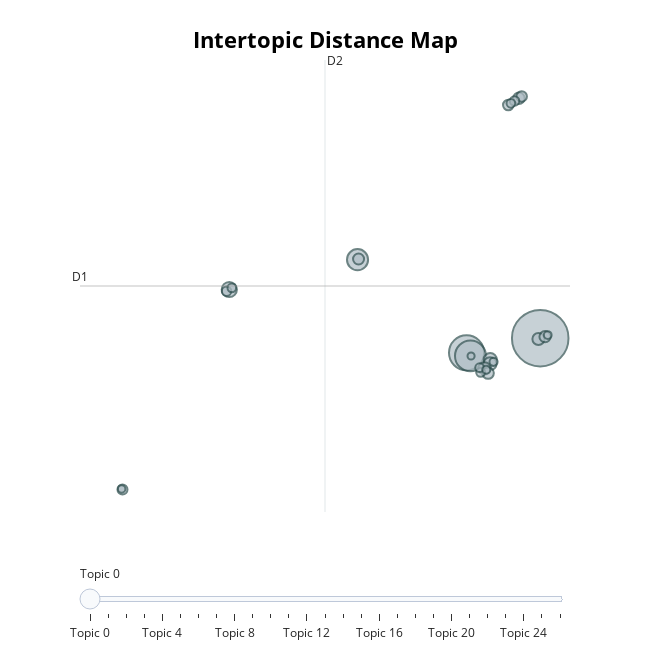

This figure's notebook cell:
### Code cell
topic_model.visualize_topics()

### Figure 1 — Plotly figure (JSON) as saved in the notebook; plotly's stock layout.template omitted (floating-point values rounded to 4 significant figures)
{"data": [{"customdata": [[0, "and | to | the | of | in", 633], [1, "de | dados | em | para | com", 244], [2, "de | em | para | da | com", 189], [3, "de | em | desenvolvimento | com | para", 88], [4, "de | com | para | em | que", 46], [5, "marketing | de | em | para | com", 34], [6, "de | que | em | com | accenture", 34], [7, "de | para | com | em | que", 31], [8, "sports | statistician | you | football | game", 29], [9, "de | que | em | para | suporte", 26], [10, "de | crdito | para | com | em", 26], [11, "agoda | marketing | data | and | from", 25], [12, "java | de | em | para | com", 24], [13, "de | em | para | com | cloud", 22], [14, "de | com | da | em | para", 22], [15, "de | em | com | da | para", 20], [16, "de | com | que | deloitte | profissionais", 18], [17, "de | com | que | em | para", 18], [18, "de | pagamento | em | com | do", 16], [19, "de | que | digital | em | com", 15], [20, "de | em | dados | que | com", 15], [21, "de | em | siemens | para | se", 15], [22, "que | de | nossa | por | nos", 13], [23, "accenture | pessoa | desenvolvedora | espera | com", 13], [24, "agoda | marketing | and | data | on", 12], [25, "de | em | bunge | syngenta | sementes", 11], [26, "de | integral | perodo | analista | ti", 10]], "hovertemplate": "<b>Topic %{customdata[0]}</b><br>%{customdata[1]}<br>Size: %{customdata[2]}", "legendgroup": "", "marker": {"color": "#B0BEC5", "line": {"color": "DarkSlateGrey", "width": 2}, "size": [633, 244, 189, 88, 46, 34, 34, 31, 29, 26, 26, 25, 24, 22, 22, 20, 18, 18, 16, 15, 15, 15, 13, 13, 12, 11, 10], "sizemode": "area", "sizeref": 0.3956, "symbol": "circle"}, "mode": "markers", "name": "", "orientation": "v", "showlegend": false, "type": "scatter", "x": [10.63, 5.073, 5.368, -3.153, -12.83, 6.859, 6.842, 6.431, 10.5, 6.7, 9.024, 11.0, -3.076, 8.224, 9.232, -20.89, -13.04, 8.696, 6.139, 8.419, -12.64, 6.056, 6.559, 7.111, 11.2, -20.95, 5.414], "xaxis": "x", "y": [0.1081, -1.591, -1.951, 9.224, 5.759, -2.39, -2.864, -3.403, 0.006138, -3.951, 27.98, 0.2832, 9.301, 27.19, 28.19, -17.46, 5.554, 27.65, -3.857, 27.38, 5.95, -3.322, -3.56, -2.642, 0.4674, -17.4, -1.961], "yaxis": "y"}], "layout": {"annotations": [{"showarrow": false, "text": "D1", "x": -24.1, "y": 6.166, "yshift": 10}, {"showarrow": false, "text": "D2", "x": -5.608, "xshift": 10, "y": 32.41}], "height": 650, "hoverlabel": {"bgcolor": "white", "font": {"family": "Rockwell", "size": 16}}, "legend": {"itemsizing": "constant", "tracegroupgap": 0}, "margin": {"t": 60}, "shapes": [{"line": {"color": "#CFD8DC", "width": 2}, "type": "line", "x0": -5.608, "x1": -5.608, "y0": -20.08, "y1": 32.41}, {"line": {"color": "#9E9E9E", "width": 2}, "type": "line", "x0": -24.1, "x1": 12.88, "y0": 6.166, "y1": 6.166}], "sliders": [{"active": 0, "pad": {"t": 50}, "steps": [{"args": [{"marker.color": [["red", "#B0BEC5", "#B0BEC5", "#B0BEC5", "#B0BEC5", "#B0BEC5", "#B0BEC5", "#B0BEC5", "#B0BEC5", "#B0BEC5", "#B0BEC5", "#B0BEC5", "#B0BEC5", "#B0BEC5", "#B0BEC5", "#B0BEC5", "#B0BEC5", "#B0BEC5", "#B0BEC5", "#B0BEC5", "#B0BEC5", "#B0BEC5", "#B0BEC5", "#B0BEC5", "#B0BEC5", "#B0BEC5", "#B0BEC5"]]}], "label": "Topic 0", "method": "update"}, {"args": [{"marker.color": [["#B0BEC5", "red", "#B0BEC5", "#B0BEC5", "#B0BEC5", "#B0BEC5", "#B0BEC5", "#B0BEC5", "#B0BEC5", "#B0BEC5", "#B0BEC5", "#B0BEC5", "#B0BEC5", "#B0BEC5", "#B0BEC5", "#B0BEC5", "#B0BEC5", "#B0BEC5", "#B0BEC5", "#B0BEC5", "#B0BEC5", "#B0BEC5", "#B0BEC5", "#B0BEC5", "#B0BEC5", "#B0BEC5", "#B0BEC5"]]}], "label": "Topic 1", "method": "update"}, {"args": [{"marker.color": [["#B0BEC5", "#B0BEC5", "red", "#B0BEC5", "#B0BEC5", "#B0BEC5", "#B0BEC5", "#B0BEC5", "#B0BEC5", "#B0BEC5", "#B0BEC5", "#B0BEC5", "#B0BEC5", "#B0BEC5", "#B0BEC5", "#B0BEC5", "#B0BEC5", "#B0BEC5", "#B0BEC5", "#B0BEC5", "#B0BEC5", "#B0BEC5", "#B0BEC5", "#B0BEC5", "#B0BEC5", "#B0BEC5", "#B0BEC5"]]}], "label": "Topic 2", "method": "update"}, {"args": [{"marker.color": [["#B0BEC5", "#B0BEC5", "#B0BEC5", "red", "#B0BEC5", "#B0BEC5", "#B0BEC5", "#B0BEC5", "#B0BEC5", "#B0BEC5", "#B0BEC5", "#B0BEC5", "#B0BEC5", "#B0BEC5", "#B0BEC5", "#B0BEC5", "#B0BEC5", "#B0BEC5", "#B0BEC5", "#B0BEC5", "#B0BEC5", "#B0BEC5", "#B0BEC5", "#B0BEC5", "#B0BEC5", "#B0BEC5", "#B0BEC5"]]}], "label": "Topic 3", "method": "update"}, {"args": [{"marker.color": [["#B0BEC5", "#B0BEC5", "#B0BEC5", "#B0BEC5", "red", "#B0BEC5", "#B0BEC5", "#B0BEC5", "#B0BEC5", "#B0BEC5", "#B0BEC5", "#B0BEC5", "#B0BEC5", "#B0BEC5", "#B0BEC5", "#B0BEC5", "#B0BEC5", "#B0BEC5", "#B0BEC5", "#B0BEC5", "#B0BEC5", "#B0BEC5", "#B0BEC5", "#B0BEC5", "#B0BEC5", "#B0BEC5", "#B0BEC5"]]}], "label": "Topic 4", "method": "update"}, {"args": [{"marker.color": [["#B0BEC5", "#B0BEC5", "#B0BEC5", "#B0BEC5", "#B0BEC5", "red", "#B0BEC5", "#B0BEC5", "#B0BEC5", "#B0BEC5", "#B0BEC5", "#B0BEC5", "#B0BEC5", "#B0BEC5", "#B0BEC5", "#B0BEC5", "#B0BEC5", "#B0BEC5", "#B0BEC5", "#B0BEC5", "#B0BEC5", "#B0BEC5", "#B0BEC5", "#B0BEC5", "#B0BEC5", "#B0BEC5", "#B0BEC5"]]}], "label": "Topic 5", "method": "update"}, {"args": [{"marker.color": [["#B0BEC5", "#B0BEC5", "#B0BEC5", "#B0BEC5", "#B0BEC5", "#B0BEC5", "red", "#B0BEC5", "#B0BEC5", "#B0BEC5", "#B0BEC5", "#B0BEC5", "#B0BEC5", "#B0BEC5", "#B0BEC5", "#B0BEC5", "#B0BEC5", "#B0BEC5", "#B0BEC5", "#B0BEC5", "#B0BEC5", "#B0BEC5", "#B0BEC5", "#B0BEC5", "#B0BEC5", "#B0BEC5", "#B0BEC5"]]}], "label": "Topic 6", "method": "update"}, {"args": [{"marker.color": [["#B0BEC5", "#B0BEC5", "#B0BEC5", "#B0BEC5", "#B0BEC5", "#B0BEC5", "#B0BEC5", "red", "#B0BEC5", "#B0BEC5", "#B0BEC5", "#B0BEC5", "#B0BEC5", "#B0BEC5", "#B0BEC5", "#B0BEC5", "#B0BEC5", "#B0BEC5", "#B0BEC5", "#B0BEC5", "#B0BEC5", "#B0BEC5", "#B0BEC5", "#B0BEC5", "#B0BEC5", "#B0BEC5", "#B0BEC5"]]}], "label": "Topic 7", "method": "update"}, {"args": [{"marker.color": [["#B0BEC5", "#B0BEC5", "#B0BEC5", "#B0BEC5", "#B0BEC5", "#B0BEC5", "#B0BEC5", "#B0BEC5", "red", "#B0BEC5", "#B0BEC5", "#B0BEC5", "#B0BEC5", "#B0BEC5", "#B0BEC5", "#B0BEC5", "#B0BEC5", "#B0BEC5", "#B0BEC5", "#B0BEC5", "#B0BEC5", "#B0BEC5", "#B0BEC5", "#B0BEC5", "#B0BEC5", "#B0BEC5", "#B0BEC5"]]}], "label": "Topic 8", "method": "update"}, {"args": [{"marker.color": [["#B0BEC5", "#B0BEC5", "#B0BEC5", "#B0BEC5", "#B0BEC5", "#B0BEC5", "#B0BEC5", "#B0BEC5", "#B0BEC5", "red", "#B0BEC5", "#B0BEC5", "#B0BEC5", "#B0BEC5", "#B0BEC5", "#B0BEC5", "#B0BEC5", "#B0BEC5", "#B0BEC5", "#B0BEC5", "#B0BEC5", "#B0BEC5", "#B0BEC5", "#B0BEC5", "#B0BEC5", "#B0BEC5", "#B0BEC5"]]}], "label": "Topic 9", "method": "update"}, {"args": [{"marker.color": [["#B0BEC5", "#B0BEC5", "#B0BEC5", "#B0BEC5", "#B0BEC5", "#B0BEC5", "#B0BEC5", "#B0BEC5", "#B0BEC5", "#B0BEC5", "red", "#B0BEC5", "#B0BEC5", "#B0BEC5", "#B0BEC5", "#B0BEC5", "#B0BEC5", "#B0BEC5", "#B0BEC5", "#B0BEC5", "#B0BEC5", "#B0BEC5", "#B0BEC5", "#B0BEC5", "#B0BEC5", "#B0BEC5", "#B0BEC5"]]}], "label": "Topic 10", "method": "update"}, {"args": [{"marker.color": [["#B0BEC5", "#B0BEC5", "#B0BEC5", "#B0BEC5", "#B0BEC5", "#B0BEC5", "#B0BEC5", "#B0BEC5", "#B0BEC5", "#B0BEC5", "#B0BEC5", "red", "#B0BEC5", "#B0BEC5", "#B0BEC5", "#B0BEC5", "#B0BEC5", "#B0BEC5", "#B0BEC5", "#B0BEC5", "#B0BEC5", "#B0BEC5", "#B0BEC5", "#B0BEC5", "#B0BEC5", "#B0BEC5", "#B0BEC5"]]}], "label": "Topic 11", "method": "update"}, {"args": [{"marker.color": [["#B0BEC5", "#B0BEC5", "#B0BEC5", "#B0BEC5", "#B0BEC5", "#B0BEC5", "#B0BEC5", "#B0BEC5", "#B0BEC5", "#B0BEC5", "#B0BEC5", "#B0BEC5", "red", "#B0BEC5", "#B0BEC5", "#B0BEC5", "#B0BEC5", "#B0BEC5", "#B0BEC5", "#B0BEC5", "#B0BEC5", "#B0BEC5", "#B0BEC5", "#B0BEC5", "#B0BEC5", "#B0BEC5", "#B0BEC5"]]}], "label": "Topic 12", "method": "update"}, {"args": [{"marker.color": [["#B0BEC5", "#B0BEC5", "#B0BEC5", "#B0BEC5", "#B0BEC5", "#B0BEC5", "#B0BEC5", "#B0BEC5", "#B0BEC5", "#B0BEC5", "#B0BEC5", "#B0BEC5", "#B0BEC5", "red", "#B0BEC5", "#B0BEC5", "#B0BEC5", "#B0BEC5", "#B0BEC5", "#B0BEC5", "#B0BEC5", "#B0BEC5", "#B0BEC5", "#B0BEC5", "#B0BEC5", "#B0BEC5", "#B0BEC5"]]}], "label": "Topic 13", "method": "update"}, {"args": [{"marker.color": [["#B0BEC5", "#B0BEC5", "#B0BEC5", "#B0BEC5", "#B0BEC5", "#B0BEC5", "#B0BEC5", "#B0BEC5", "#B0BEC5", "#B0BEC5", "#B0BEC5", "#B0BEC5", "#B0BEC5", "#B0BEC5", "red", "#B0BEC5", "#B0BEC5", "#B0BEC5", "#B0BEC5", "#B0BEC5", "#B0BEC5", "#B0BEC5", "#B0BEC5", "#B0BEC5", "#B0BEC5", "#B0BEC5", "#B0BEC5"]]}], "label": "Topic 14", "method": "update"}, {"args": [{"marker.color": [["#B0BEC5", "#B0BEC5", "#B0BEC5", "#B0BEC5", "#B0BEC5", "#B0BEC5", "#B0BEC5", "#B0BEC5", "#B0BEC5", "#B0BEC5", "#B0BEC5", "#B0BEC5", "#B0BEC5", "#B0BEC5", "#B0BEC5", "red", "#B0BEC5", "#B0BEC5", "#B0BEC5", "#B0BEC5", "#B0BEC5", "#B0BEC5", "#B0BEC5", "#B0BEC5", "#B0BEC5", "#B0BEC5", "#B0BEC5"]]}], "label": "Topic 15", "method": "update"}, {"args": [{"marker.color": [["#B0BEC5", "#B0BEC5", "#B0BEC5", "#B0BEC5", "#B0BEC5", "#B0BEC5", "#B0BEC5", "#B0BEC5", "#B0BEC5", "#B0BEC5", "#B0BEC5", "#B0BEC5", "#B0BEC5", "#B0BEC5", "#B0BEC5", "#B0BEC5", "red", "#B0BEC5", "#B0BEC5", "#B0BEC5", "#B0BEC5", "#B0BEC5", "#B0BEC5", "#B0BEC5", "#B0BEC5", "#B0BEC5", "#B0BEC5"]]}], "label": "Topic 16", "method": "update"}, {"args": [{"marker.color": [["#B0BEC5", "#B0BEC5", "#B0BEC5", "#B0BEC5", "#B0BEC5", "#B0BEC5", "#B0BEC5", "#B0BEC5", "#B0BEC5", "#B0BEC5", "#B0BEC5", "#B0BEC5", "#B0BEC5", "#B0BEC5", "#B0BEC5", "#B0BEC5", "#B0BEC5", "red", "#B0BEC5", "#B0BEC5", "#B0BEC5", "#B0BEC5", "#B0BEC5", "#B0BEC5", "#B0BEC5", "#B0BEC5", "#B0BEC5"]]}], "label": "Topic 17", "method": "update"}, {"args": [{"marker.color": [["#B0BEC5", "#B0BEC5", "#B0BEC5", "#B0BEC5", "#B0BEC5", "#B0BEC5", "#B0BEC5", "#B0BEC5", "#B0BEC5", "#B0BEC5", "#B0BEC5", "#B0BEC5", "#B0BEC5", "#B0BEC5", "#B0BEC5", "#B0BEC5", "#B0BEC5", "#B0BEC5", "red", "#B0BEC5", "#B0BEC5", "#B0BEC5", "#B0BEC5", "#B0BEC5", "#B0BEC5", "#B0BEC5", "#B0BEC5"]]}], "label": "Topic 18", "method": "update"}, {"args": [{"marker.color": [["#B0BEC5", "#B0BEC5", "#B0BEC5", "#B0BEC5", "#B0BEC5", "#B0BEC5", "#B0BEC5", "#B0BEC5", "#B0BEC5", "#B0BEC5", "#B0BEC5", "#B0BEC5", "#B0BEC5", "#B0BEC5", "#B0BEC5", "#B0BEC5", "#B0BEC5", "#B0BEC5", "#B0BEC5", "red", "#B0BEC5", "#B0BEC5", "#B0BEC5", "#B0BEC5", "#B0BEC5", "#B0BEC5", "#B0BEC5"]]}], "label": "Topic 19", "method": "update"}, {"args": [{"marker.color": [["#B0BEC5", "#B0BEC5", "#B0BEC5", "#B0BEC5", "#B0BEC5", "#B0BEC5", "#B0BEC5", "#B0BEC5", "#B0BEC5", "#B0BEC5", "#B0BEC5", "#B0BEC5", "#B0BEC5", "#B0BEC5", "#B0BEC5", "#B0BEC5", "#B0BEC5", "#B0BEC5", "#B0BEC5", "#B0BEC5", "red", "#B0BEC5", "#B0BEC5", "#B0BEC5", "#B0BEC5", "#B0BEC5", "#B0BEC5"]]}], "label": "Topic 20", "method": "update"}, {"args": [{"marker.color": [["#B0BEC5", "#B0BEC5", "#B0BEC5", "#B0BEC5", "#B0BEC5", "#B0BEC5", "#B0BEC5", "#B0BEC5", "#B0BEC5", "#B0BEC5", "#B0BEC5", "#B0BEC5", "#B0BEC5", "#B0BEC5", "#B0BEC5", "#B0BEC5", "#B0BEC5", "#B0BEC5", "#B0BEC5", "#B0BEC5", "#B0BEC5", "red", "#B0BEC5", "#B0BEC5", "#B0BEC5", "#B0BEC5", "#B0BEC5"]]}], "label": "Topic 21", "method": "update"}, {"args": [{"marker.color": [["#B0BEC5", "#B0BEC5", "#B0BEC5", "#B0BEC5", "#B0BEC5", "#B0BEC5", "#B0BEC5", "#B0BEC5", "#B0BEC5", "#B0BEC5", "#B0BEC5", "#B0BEC5", "#B0BEC5", "#B0BEC5", "#B0BEC5", "#B0BEC5", "#B0BEC5", "#B0BEC5", "#B0BEC5", "#B0BEC5", "#B0BEC5", "#B0BEC5", "red", "#B0BEC5", "#B0BEC5", "#B0BEC5", "#B0BEC5"]]}], "label": "Topic 22", "method": "update"}, {"args": [{"marker.color": [["#B0BEC5", "#B0BEC5", "#B0BEC5", "#B0BEC5", "#B0BEC5", "#B0BEC5", "#B0BEC5", "#B0BEC5", "#B0BEC5", "#B0BEC5", "#B0BEC5", "#B0BEC5", "#B0BEC5", "#B0BEC5", "#B0BEC5", "#B0BEC5", "#B0BEC5", "#B0BEC5", "#B0BEC5", "#B0BEC5", "#B0BEC5", "#B0BEC5", "#B0BEC5", "red", "#B0BEC5", "#B0BEC5", "#B0BEC5"]]}], "label": "Topic 23", "method": "update"}, {"args": [{"marker.color": [["#B0BEC5", "#B0BEC5", "#B0BEC5", "#B0BEC5", "#B0BEC5", "#B0BEC5", "#B0BEC5", "#B0BEC5", "#B0BEC5", "#B0BEC5", "#B0BEC5", "#B0BEC5", "#B0BEC5", "#B0BEC5", "#B0BEC5", "#B0BEC5", "#B0BEC5", "#B0BEC5", "#B0BEC5", "#B0BEC5", "#B0BEC5", "#B0BEC5", "#B0BEC5", "#B0BEC5", "red", "#B0BEC5", "#B0BEC5"]]}], "label": "Topic 24", "method": "update"}, {"args": [{"marker.color": [["#B0BEC5", "#B0BEC5", "#B0BEC5", "#B0BEC5", "#B0BEC5", "#B0BEC5", "#B0BEC5", "#B0BEC5", "#B0BEC5", "#B0BEC5", "#B0BEC5", "#B0BEC5", "#B0BEC5", "#B0BEC5", "#B0BEC5", "#B0BEC5", "#B0BEC5", "#B0BEC5", "#B0BEC5", "#B0BEC5", "#B0BEC5", "#B0BEC5", "#B0BEC5", "#B0BEC5", "#B0BEC5", "red", "#B0BEC5"]]}], "label": "Topic 25", "method": "update"}, {"args": [{"marker.color": [["#B0BEC5", "#B0BEC5", "#B0BEC5", "#B0BEC5", "#B0BEC5", "#B0BEC5", "#B0BEC5", "#B0BEC5", "#B0BEC5", "#B0BEC5", "#B0BEC5", "#B0BEC5", "#B0BEC5", "#B0BEC5", "#B0BEC5", "#B0BEC5", "#B0BEC5", "#B0BEC5", "#B0BEC5", "#B0BEC5", "#B0BEC5", "#B0BEC5", "#B0BEC5", "#B0BEC5", "#B0BEC5", "#B0BEC5", "red"]]}], "label": "Topic 26", "method": "update"}]}], "title": {"font": {"color": "Black", "size": 22}, "text": "<b>Intertopic Distance Map</b>", "x": 0.5, "xanchor": "center", "y": 0.95, "yanchor": "top"}, "width": 650, "xaxis": {"anchor": "y", "domain": [0, 1], "range": [-24.1, 12.88], "title": {"text": ""}, "visible": false}, "yaxis": {"anchor": "x", "domain": [0, 1], "range": [-20.08, 32.41], "title": {"text": ""}, "visible": false}}}
